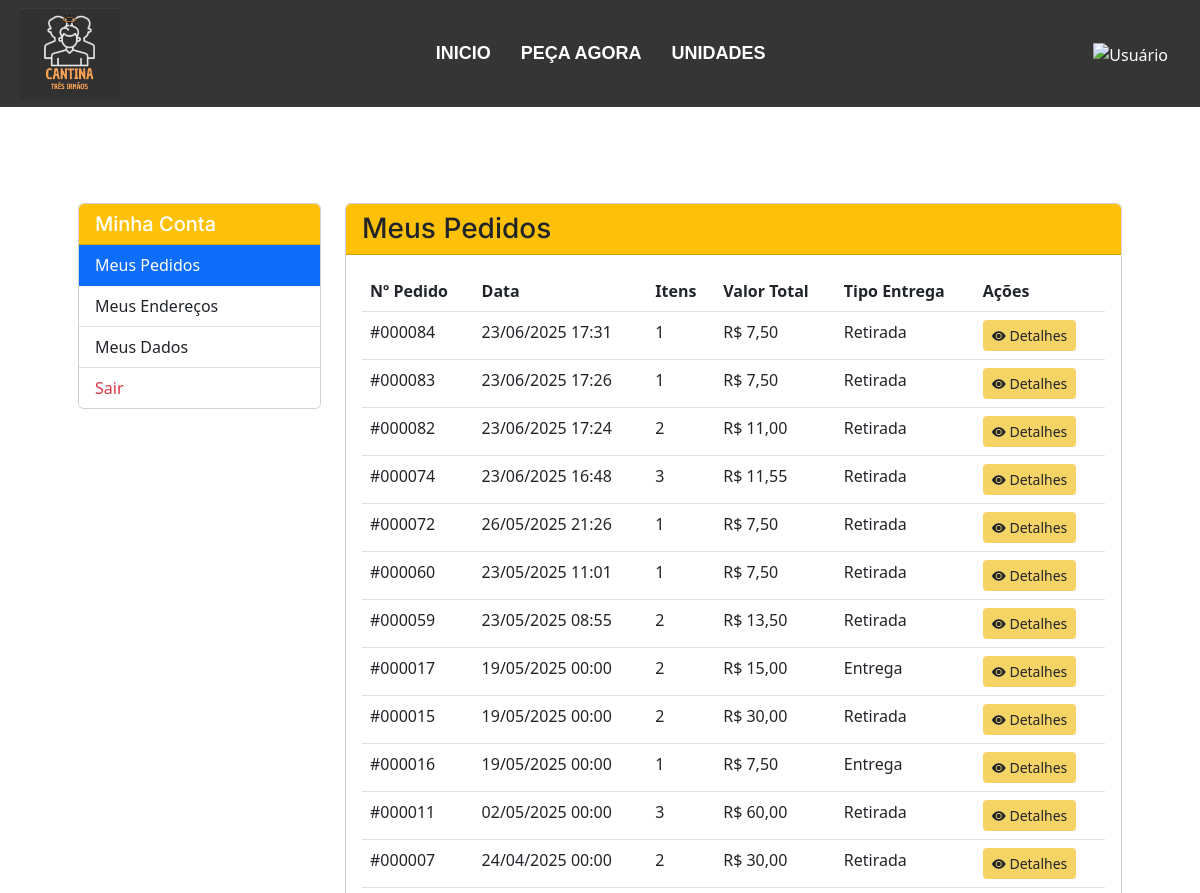
The app's page /carrinho/pedidos/pedidos_cliente.php (signed in, upper part), older data.
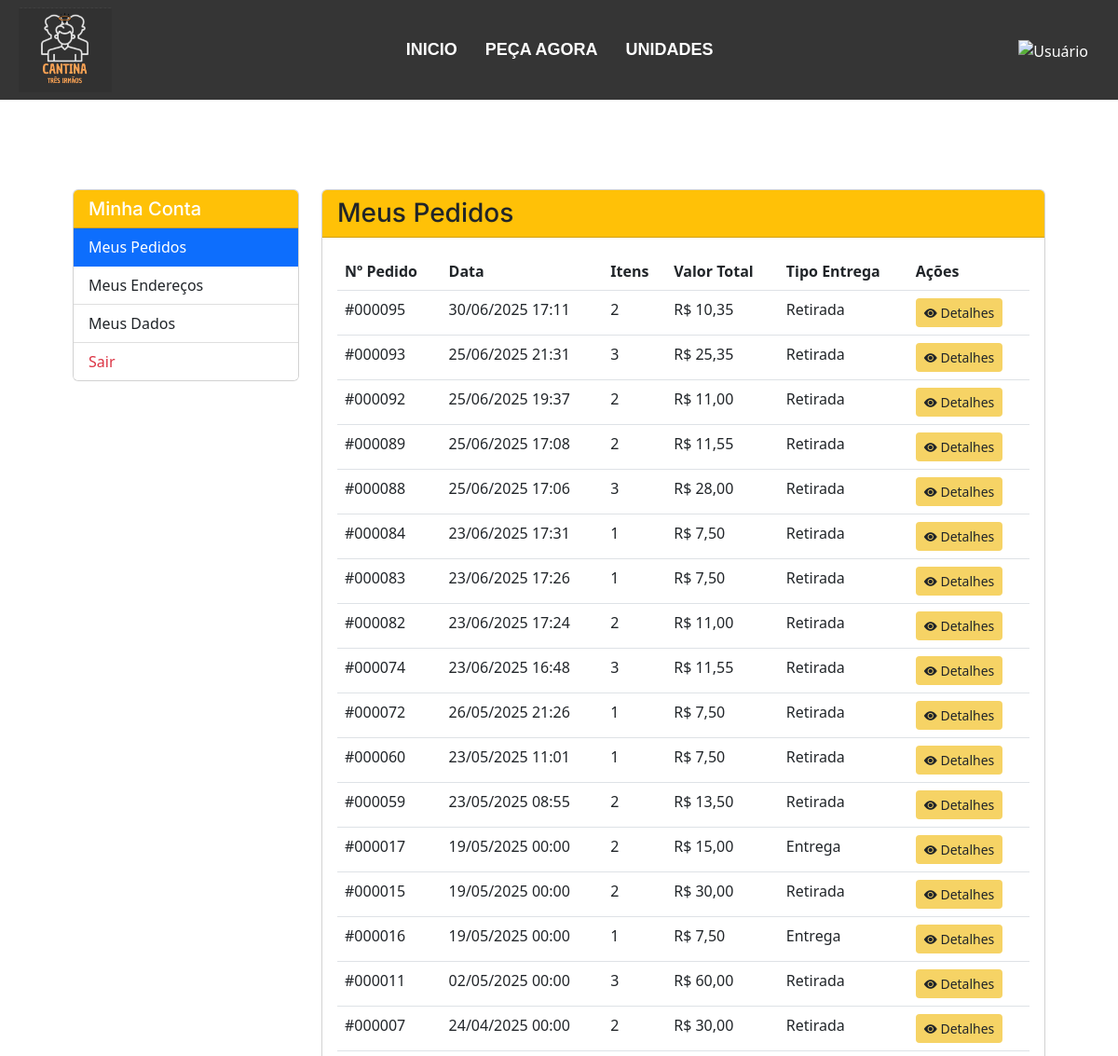
The same page, newer data.
### tables this page shows
CREATE TABLE IF NOT EXISTS `tb_pedidos` (
  `id` int(11) NOT NULL AUTO_INCREMENT,
  `id_cliente` int(11) DEFAULT NULL,
  `id_endereco` int(11) DEFAULT NULL,
  `emissao` datetime NOT NULL,
  `valor_total` decimal(10,2) NOT NULL DEFAULT 0.00,
  `tipo_entrega` varchar(20) NOT NULL,
  `tipo_pedido` enum('PDV','WEB') NOT NULL DEFAULT 'WEB',
  `metodo_pagamento` enum('DINHEIRO','CARTAO','PIX','ONLINE') NOT NULL DEFAULT 'ONLINE',
  `status_pagamento` varchar(50) NOT NULL DEFAULT 'AGUARDANDO',
  PRIMARY KEY (`id`),
  KEY `id_cliente` (`id_cliente`),
  KEY `id_endereco` (`id_endereco`)
);

### includes/consulta_pedidos.php (called while the page is built, shortened)
<?php
    include("conexao.php");
$id_cliente = $_SESSION['usuario']['id'];
$query_pedidos = "SELECT
                    p.id,
                    p.emissao,
                    p.valor_total,
                    p.tipo_entrega,
                    COUNT(pi.id) as total_itens
                  FROM
                    tb_pedidos p
                  LEFT JOIN
                    tb_pedidos_itens pi ON p.id = pi.id_pedidos
                  WHERE
                    p.id_cliente = '$id_cliente'
                  GROUP BY
                    p.id
                  ORDER BY
                    p.emissao DESC";
$resultado_pedidos = mysqli_query($conexao, $query_pedidos);
?>

### carrinho/pedidos/pedidos_cliente.php (the view, shortened to what the changed rows need)
<?php
include("../../includes/consulta_pedidos.php");
?>
<!DOCTYPE html>
<html lang="pt-br">
<head>
    <link rel="stylesheet" href="../../css/styles.css" />
    <link rel="stylesheet" href="../../css/inicio.css">
    <link rel="stylesheet" href="../../css/navbar.css">
    <link rel="stylesheet" href="../../css/mediaQuery.css">
    <link rel="stylesheet" href="../../css/canvaDeslogado.css">
    <link rel="stylesheet" href="../../css/canvaLogado.css">
    <link rel="stylesheet" href="../../css/telaFlutuante.css">
    <link href="https://cdn.jsdelivr.net/npm/bootstrap-icons@1.5.0/font/bootstrap-icons.css" rel="stylesheet" />
    <link rel="stylesheet" href="https://use.fontawesome.com/releases/v5.7.0/css/all.css">
    <link href="https://cdn.jsdelivr.net/npm/bootstrap@5.2.3/dist/css/bootstrap.min.css" rel="stylesheet">
</head>
<body>
    <?php include("../../php/navbar.php"); ?>
    <section class="py-5">
        <div class="container px-4 px-lg-5 mt-5">
            <div class="row">
                <div class="col-md-9">
                    <div id="secaoPedidos" class="card">
                        <div class="card-body">
                            <?php if (mysqli_num_rows($resultado_pedidos) > 0): ?>
                                <div class="table-responsive">
                                    <table class="table table-hover">
                                        <thead>
                                            <tr>
                                                <th>Nº Pedido</th>
                                                <th>Data</th>
                                                <th>Itens</th>
                                                <th>Valor Total</th>
                                                <th>Tipo Entrega</th>
                                                <th>Ações</th>
                                            </tr>
                                        </thead>
                                        <tbody>
                                            <?php while ($pedido = mysqli_fetch_assoc($resultado_pedidos)): ?>
                                                <tr>
                                                    <td>#<?= str_pad($pedido['id'], 6, '0', STR_PAD_LEFT) ?></td>
                                                    <td><?= date('d/m/Y H:i', strtotime($pedido['emissao'])) ?></td>
                                                    <td><?= $pedido['total_itens'] ?></td>
                                                    <td>R$ <?= number_format($pedido['valor_total'], 2, ',', '.') ?></td>
                                                    <td><?= ucfirst($pedido['tipo_entrega']) ?></td>
                                                    <td>
                                                        <button class="btn btn-sm btn-detalhes" onclick="detalhesPedido(<?= $pedido['id'] ?>, event)">
                                                            <i class="bi bi-eye-fill"></i> Detalhes
                                                        </button>
                                                    </td>
                                                </tr>
                                            <?php endwhile; ?>
                                        </tbody>
                                    </table>
                                </div>
                            <?php endif; ?>
                        </div>
                    </div>
                                <?php include('../../php/conta.php'); ?>
                </div>
            </div>
        </div>
    </section>
    <?php include("../../php/footer.php"); ?>
</body>
</html>

Row changes from the older to the newer data that the page shows:
added tb_pedidos: id "000095", emissao "30/06/2025 17:11", total_itens "2", valor_total "10,35", tipo_entrega "Retirada"
added tb_pedidos: id "000093", emissao "25/06/2025 21:31", total_itens "3", valor_total "25,35", tipo_entrega "Retirada"
added tb_pedidos: id "000092", emissao "25/06/2025 19:37", total_itens "2", valor_total "11,00", tipo_entrega "Retirada"
added tb_pedidos: id "000089", emissao "25/06/2025 17:08", total_itens "2", valor_total "11,55", tipo_entrega "Retirada"
added tb_pedidos: id "000088", emissao "25/06/2025 17:06", total_itens "3", valor_total "28,00", tipo_entrega "Retirada"
